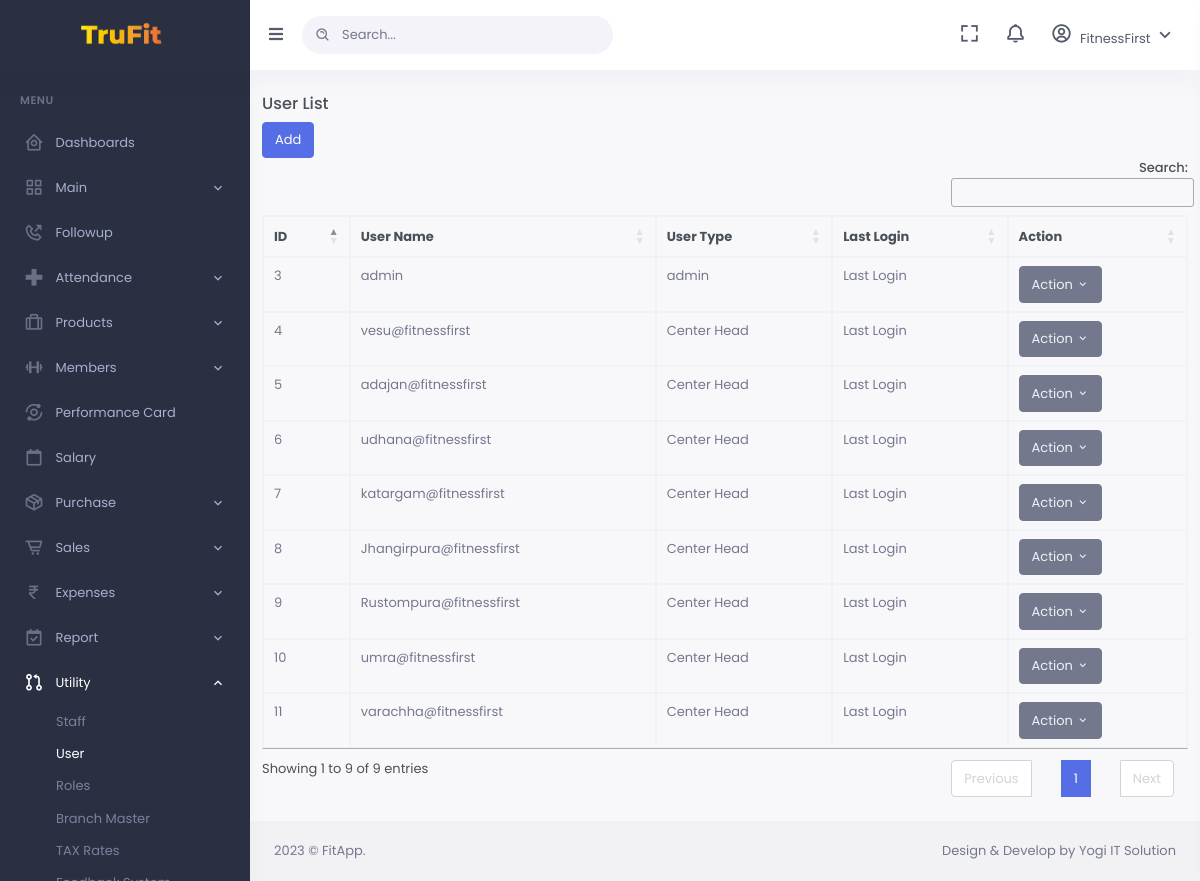
Page /u_user.php (signed in) on the committed database.
### tables this page shows
CREATE TABLE `creds` (
  `credID` int(11) NOT NULL,
  `userName` varchar(255) NOT NULL,
  `password` varchar(255) NOT NULL,
  `roleID` int(11) NOT NULL,
  `userEmail` varchar(255) NOT NULL,
  `phone` int(10) NOT NULL,
  `status` tinyint(1) NOT NULL,
  `locationID` int(11) NOT NULL
);

CREATE TABLE `roles` (
  `roleID` int(11) NOT NULL,
  `role` varchar(255) NOT NULL
);

### u_user.php (the view, shortened to what this page needs)
<?php
include_once 'db_conn.php';
?>
<!DOCTYPE html>
<html lang="en">
<?php
include('inc/head.php')
?>
<body data-sidebar="dark">
    <div id="layout-wrapper">
        <?php
        include('inc/sidebar.php')
        ?>
        <div id="main" class="layout-column flex">
            <?php
            include('inc/header.php')
            ?>
            <div class="main-content">
                <div class="page-content">
                    <H5>User List</H5>
                    <a href="u_user-add.php" class="btn btn-primary">Add</a>
                    <table id="example" class="table table-bordered dt-responsive nowrap w-100" style="width:100%">
                        <thead>
                            <tr>
                                <th data-sortable="true" data-field="id">ID</th>
                                <th data-sortable="true" data-field="owner">User Name</th>
                                <th data-sortable="true" data-field="owner">User Type</th>
                                <th data-sortable="true" data-field="owner">Last Login</th>
                                <th>Action</th>
                            </tr>
                        </thead>
                        <tbody>
                            <?php
                            $sqlCred = "SELECT * from creds as c inner join roles as r on c.roleID = r.roleID";
                            $resCred = mysqli_query($conn, $sqlCred);
                            while ($rowCred = mysqli_fetch_assoc($resCred)) {
                            ?>
                                <tr class=" flex">
                                    <td class="flex">
                                        <div class="item-except text-muted text-sm h-1x">
                                            <?= $rowCred['credID'] ?>
                                        </div>
                                    </td>
                                    <td class="flex">
                                        <div class="item-except text-muted text-sm h-1x">
                                            <?= $rowCred['userName'] ?>
                                        </div>
                                    </td>
                                    <td class="flex">
                                        <div class="item-except text-muted text-sm h-1x">
                                            <?= $rowCred['role'] ?>
                                        </div>
                                    </td>
                                    <td class="flex">
                                        <div class="item-except text-muted text-sm h-1x">
                                            Last Login
                                        </div>
                                    </td>
                                    <td>
                                        <div class="item-action dropdown">
                                        <button class="btn btn-secondary dropdown-toggle" type="button" id="dropdownMenuButton" data-bs-toggle="dropdown" aria-expanded="false">
                                                Action <i class="mdi mdi-chevron-down"></i>
                                            </button>
                                            <div class="dropdown-menu" aria-labelledby="dropdownMenuButton">
                                            <?php } ?>
                                            </div>
                                        </div>
                                    </td>
                                </tr>
                        </tbody>
                    </table>
                </div>
            </div>
        </div>
        <?php
        include('inc/footer.php')
        ?>
    </div>
</body>
</html>

### rows in the picture
creds: credID "3", userName "admin", roleID.role "admin"
creds: credID "4", userName "vesu@fitnessfirst", roleID.role "Center Head"
creds: credID "5", userName "adajan@fitnessfirst", roleID.role "Center Head"
creds: credID "6", userName "udhana@fitnessfirst", roleID.role "Center Head"
creds: credID "7", userName "katargam@fitnessfirst", roleID.role "Center Head"
creds: credID "8", userName "Jhangirpura@fitnessfirst", roleID.role "Center Head"
creds: credID "9", userName "Rustompura@fitnessfirst", roleID.role "Center Head"
creds: credID "10", userName "umra@fitnessfirst", roleID.role "Center Head"
creds: credID "11", userName "varachha@fitnessfirst", roleID.role "Center Head"
